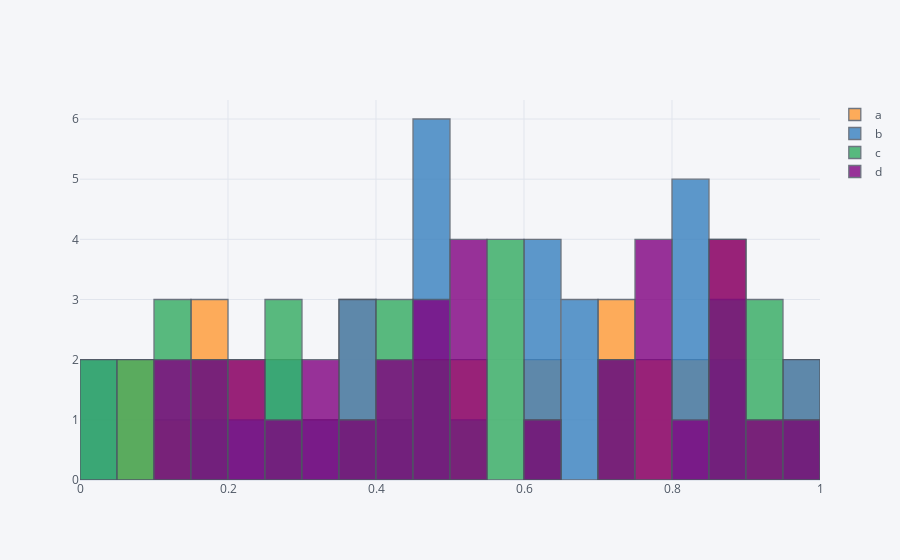

Notebook cell for this chart:
### Code cell
data.iplot(kind='hist',bins=21)

### Figure 1 — Plotly figure (JSON) as saved in the notebook; plotly's stock layout.template omitted (floating-point values rounded to 4 significant figures)
{"data": [{"histfunc": "count", "histnorm": "", "marker": {"color": "rgba(255, 153, 51, 1.0)", "line": {"color": "#4D5663", "width": 1.3}}, "name": "a", "nbinsx": 21, "opacity": 0.8, "orientation": "v", "type": "histogram", "x": [0.8256, 0.7518, 0.8352, 0.8526, 0.09054, 0.8568, 0.4806, 0.4712, 0.3931, 0.3848, 0.7158, 0.06171, 0.9646, 0.2355, 0.7195, 0.6295, 0.3122, 0.4467, 0.5354, 0.758, 0.9841, 0.1924, 0.6299, 0.894, 0.1731, 0.1445, 0.8512, 0.7137, 0.2177, 0.368, 0.5479, 0.9285, 0.1853]}, {"histfunc": "count", "histnorm": "", "marker": {"color": "rgba(55, 128, 191, 1.0)", "line": {"color": "#4D5663", "width": 1.3}}, "name": "b", "nbinsx": 21, "opacity": 0.8, "orientation": "v", "type": "histogram", "x": [0.8923, 0.8358, 0.03706, 0.4847, 0.6099, 0.9689, 0.3773, 0.4511, 0.02567, 0.3774, 0.1896, 0.2862, 0.6348, 0.6651, 0.8242, 0.8609, 0.3602, 0.2956, 0.9994, 0.6547, 0.617, 0.4074, 0.2076, 0.83, 0.4953, 0.4592, 0.6624, 0.4876, 0.3008, 0.8222, 0.6365, 0.4982, 0.8459]}, {"histfunc": "count", "histnorm": "", "marker": {"color": "rgba(50, 171, 96, 1.0)", "line": {"color": "#4D5663", "width": 1.3}}, "name": "c", "nbinsx": 21, "opacity": 0.8, "orientation": "v", "type": "histogram", "x": [0.703, 0.8607, 0.4342, 0.1859, 0.9427, 0.1046, 0.1011, 0.563, 0.5867, 0.06131, 0.5592, 0.4459, 0.2883, 0.006197, 0.1239, 0.9588, 0.4741, 0.8931, 0.5193, 0.6084, 0.9382, 0.4583, 0.5901, 0.1823, 0.7386, 0.05791, 0.872, 0.3909, 0.01967, 0.262, 0.438, 0.2879, 0.9418]}, {"histfunc": "count", "histnorm": "", "marker": {"color": "rgba(128, 0, 128, 1.0)", "line": {"color": "#4D5663", "width": 1.3}}, "name": "d", "nbinsx": 21, "opacity": 0.8, "orientation": "v", "type": "histogram", "x": [0.4161, 0.5292, 0.4679, 0.5097, 0.9096, 0.892, 0.752, 0.452, 0.1696, 0.7207, 0.8912, 0.2308, 0.2306, 0.5288, 0.8262, 0.1344, 0.1269, 0.894, 0.3034, 0.7063, 0.9761, 0.1953, 0.798, 0.5479, 0.7861, 0.7546, 0.6469, 0.2963, 0.4278, 0.471, 0.3482, 0.3785, 0.8629]}], "layout": {"barmode": "overlay", "legend": {"bgcolor": "#F5F6F9", "font": {"color": "#4D5663"}}, "paper_bgcolor": "#F5F6F9", "plot_bgcolor": "#F5F6F9", "title": {"font": {"color": "#4D5663"}}, "xaxis": {"gridcolor": "#E1E5ED", "showgrid": true, "tickfont": {"color": "#4D5663"}, "title": {"font": {"color": "#4D5663"}, "text": ""}, "zerolinecolor": "#E1E5ED"}, "yaxis": {"gridcolor": "#E1E5ED", "showgrid": true, "tickfont": {"color": "#4D5663"}, "title": {"font": {"color": "#4D5663"}, "text": ""}, "zerolinecolor": "#E1E5ED"}}}
